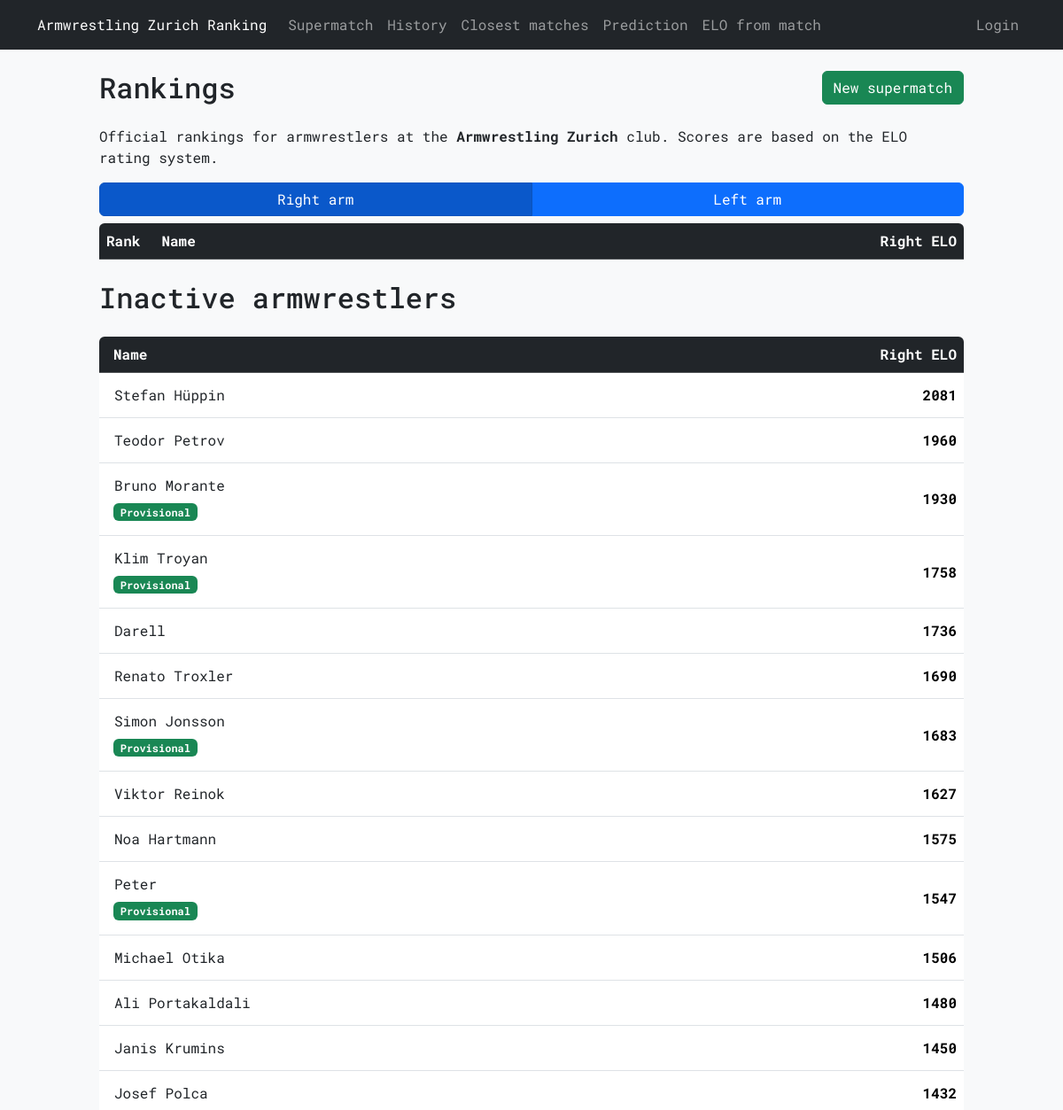
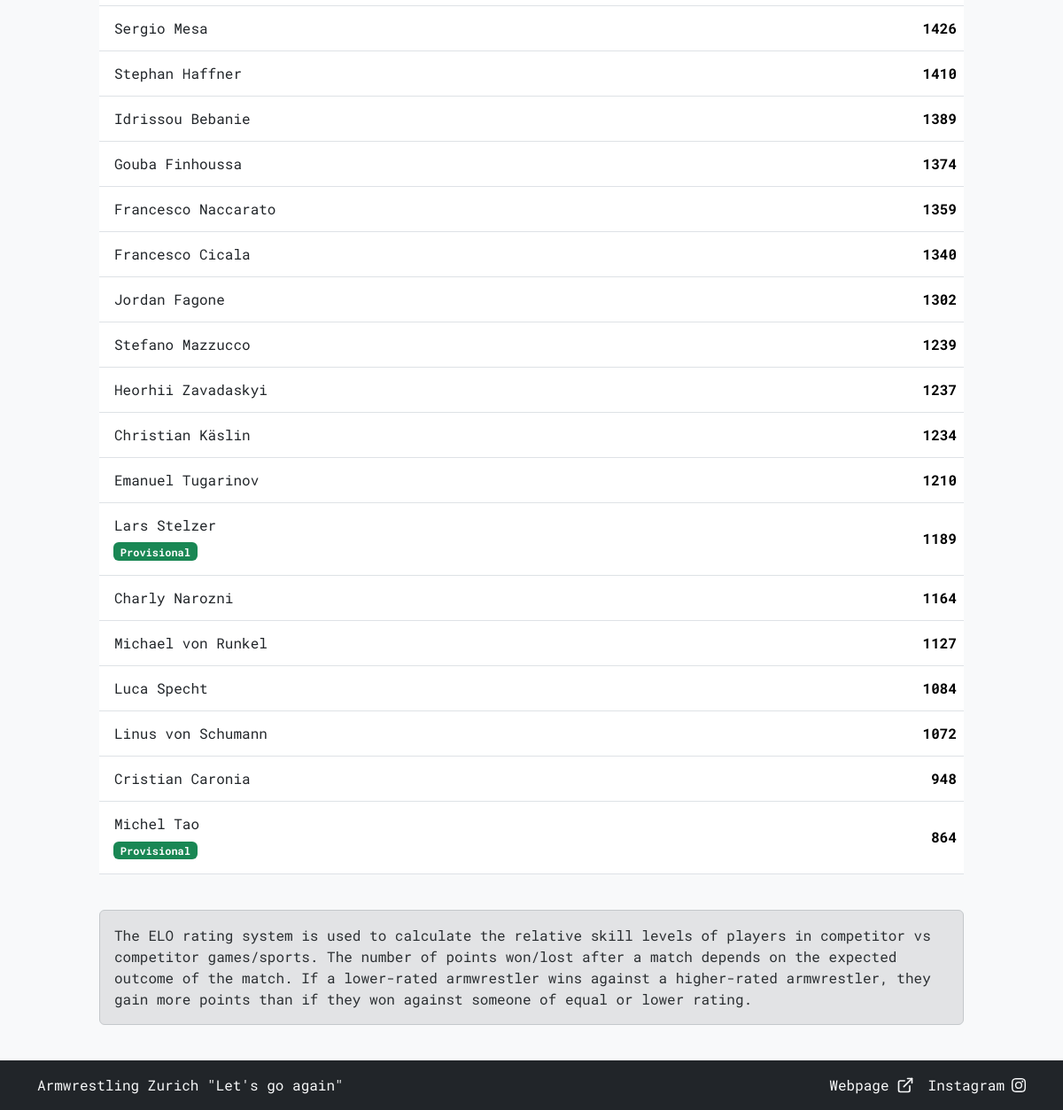
The page / on the database its author committed (2 pictures, top to bottom).
### tables this page shows
CREATE TABLE "armwrestlers" (
    id INTEGER PRIMARY KEY AUTOINCREMENT,
    name TEXT NOT NULL UNIQUE,
    right_elo INTEGER NOT NULL,
    left_elo INTEGER NOT NULL,
    right_rank INTEGER,
    left_rank INTEGER,
    added_by TEXT NOT NULL,
    active_until DATE NOT NULL,
    last_edited_by TEXT, hidden INTEGER NOT NULL DEFAULT 0,
    FOREIGN KEY (added_by) REFERENCES users(username)
);

CREATE TABLE "armwrestler_badges" (
    armwrestler_id INTEGER NOT NULL,
    badge_id INTEGER NOT NULL,
    arm TEXT NOT NULL CHECK (arm IN ('right', 'left')),
    assigned_date DATE NOT NULL DEFAULT CURRENT_TIMESTAMP,
    assigned_by TEXT,
    PRIMARY KEY (armwrestler_id, badge_id, arm),
    FOREIGN KEY (armwrestler_id) REFERENCES armwrestlers(id) ON DELETE CASCADE,
    FOREIGN KEY (badge_id) REFERENCES badges(id) ON DELETE CASCADE
);

CREATE TABLE "badges" (
    id INTEGER PRIMARY KEY AUTOINCREMENT,
    name TEXT NOT NULL UNIQUE,
    color TEXT NOT NULL
);

### armelo_app.py (the view)
@app.route("/")
@app.route("/<any(right, left):arm>")
def ranking(arm='right'):
    rank_column = 'right_rank' if arm == 'right' else 'left_rank'
    elo_column = 'right_elo' if arm == 'right' else 'left_elo'
    current_user = session.get('username', None)
    update_ranks()
    active_armwrestlers = db_execute('''
        SELECT {0}, id, name, {1} FROM armwrestlers
        WHERE active_until >= DATE('now') AND NOT hidden ORDER BY {0} ASC
    '''.format(rank_column, elo_column))
    inactive_armwrestlers = db_execute('''
        SELECT id, name, {0} FROM armwrestlers
        WHERE active_until < DATE('now') AND NOT hidden ORDER BY {1} DESC
    '''.format(elo_column, elo_column))
    badge_data = db_execute('''
        SELECT armwrestler_badges.armwrestler_id, badges.name, badges.color
        FROM armwrestler_badges
        JOIN badges ON armwrestler_badges.badge_id = badges.id
        WHERE armwrestler_badges.arm = ?
    ''', arm)
    armwrestler_badges_dict = {}
    for aw_id, bname, bcolor in badge_data:
        if aw_id not in armwrestler_badges_dict:
            armwrestler_badges_dict[aw_id] = []
        armwrestler_badges_dict[aw_id].append((bname, bcolor))
    template_data = {
        'active_armwrestlers': active_armwrestlers,
        'inactive_armwrestlers': inactive_armwrestlers,
        'current_user': current_user,
        'arm': arm,
        'armwrestler_badges_dict': armwrestler_badges_dict
    }
    if is_htmx():
        return render_template('ranking_partial.html', **template_data)
    return render_template('ranking.html', **template_data)

### armelo_app.py (called while the page is built)
@app.context_processor
def inject_user():
    username = session.get('username')
    return dict(username=username)

### config.py (called while the page is built)
def get_db():
    db = getattr(g, '_database', None)
    if db is None:
        db = g._database = sqlite3.connect(DATABASE)
    return db

def db_execute(query, *args):
    db = get_db()
    cur = db.cursor()
    try:
        cur.execute(query, args)
        if query.strip().upper().startswith(("SELECT", "WITH")):
            return cur.fetchall()
        db.commit()
    except sqlite3.Error:
        db.rollback()
        raise
    finally:
        cur.close()

### helpers.py (called while the page is built)
def is_htmx():
    return bool(request.headers.get('HX-Request')) and not request.headers.get('HX-History-Restore-Request')

### templates/ranking.html (shortened to what this page needs)
{% extends "layout.html" %}
{% block content %}
<div class="d-flex justify-content-between">
    <h2 class="mb-4">Rankings</h2>
    <form action="{{ url_for('supermatch') }}" method="POST">
        <button type="submit" class="btn btn-success">New supermatch</button>
    </form>
</div>
<p>Official rankings for armwrestlers at the <strong>Armwrestling Zurich</strong> club. Scores are based on the ELO rating system.</p>
<div id="rankings">
    {% include 'ranking_partial.html' %}
</div>
<div class="alert alert-secondary" role="alert">
    The ELO rating system is used to calculate the relative skill levels of players in competitor vs competitor games/sports.
    The number of points won/lost after a match depends on the expected outcome of the match.
    If a lower-rated armwrestler wins against a higher-rated armwrestler, they gain more points than if they won against someone of equal or lower rating.
</div>
{% endblock %}

### templates/layout.html (shortened to what this page needs)
<!doctype html>
<html lang="en">
    <head>
        <link href="https://cdn.jsdelivr.net/npm/bootstrap@5.3.8/dist/css/bootstrap.min.css" rel="stylesheet">
        <link href="/static/styles.css" rel="stylesheet">
    </head>
    <body class="bg-light">
        {% if username %}
        <nav class="navbar navbar-expand-xxl navbar-dark bg-dark">
        {% else %}
        <nav class="navbar navbar-expand-xl navbar-dark bg-dark">
        {% endif %}
            <div class="container">
                <a class="navbar-brand fs-6 hover-text" href="{{ url_for('ranking') }}">Armwrestling Zurich Ranking</a>
                <div class="collapse navbar-collapse" id="navbarNavAltMarkup">
                    <div class="navbar-nav">
                        <a class="nav-link text-nowrap" href="{{ url_for('supermatch') }}">Supermatch</a>
                        <a class="nav-link text-nowrap" href="{{ url_for('history') }}">History</a>
                        <a class="nav-link text-nowrap" href="{{ url_for('closest_matches') }}">Closest matches</a>
                        <a class="nav-link text-nowrap" href="{{ url_for('prediction') }}">Prediction</a>
                        <a class="nav-link text-nowrap" href="{{ url_for('elo_from_match') }}">ELO from match</a>
                    </div>
                    <div class="navbar-nav ms-auto">
                        {% if username %}
                        <a class="nav-link disabled text-nowrap">{{ username }}</a>
                        <a class="nav-link text-nowrap" href="{{ url_for('logout') }}">Logout</a>
                        {% else %}
                        <a class="nav-link text-nowrap" href="{{ url_for('login') }}">Login</a>
                        {% endif %}
                    </div>
                </div>
            </div>
        </nav>
        <div class="container my-4 col-lg-10">
            <div class="row justify-content-center">
                <div style="max-width: 1200px;">
                    {% block content %}{% endblock %}
                </div>
            </div>
        </div>
        <footer class="footer mt-auto py-3 bg-dark">
            <div class="container text-light">
                <div class="d-flex flex-column flex-md-row justify-content-between">
                    <a href="https://armwrestlingzurich.ch" target="_blank" class="mb-2 mb-md-0 text-decoration-none text-light d-flex align-items-center hover-text">
                        <div class="mb-2 mb-md-0">Armwrestling Zurich "Let's go again"</div>
                    </a>
                    <div class="d-flex flex-row">
                        <a href="https://armwrestlingzurich.ch" target="_blank" class="mb-1 mb-md-0 me-2 text-decoration-none text-light d-flex align-items-center hover-text">
                            <span class="mx-md-2 me-2">Webpage</span>
                            <svg xmlns="http://www.w3.org/2000/svg" width="20" height="20" viewBox="0 0 24 24" fill="none" stroke="currentColor" stroke-width="2" stroke-linecap="round" stroke-linejoin="round">
                                <path d="M15 3h6v6"/><path d="M10 14 21 3"/><path d="M18 13v6a2 2 0 0 1-2 2H5a2 2 0 0 1-2-2V8a2 2 0 0 1 2-2h6"/>
                            </svg>
                        </a>
                        <a href="https://www.instagram.com/armwrestlingzurich" target="_blank" class="mb-1 mb-md-0 text-decoration-none text-light d-flex align-items-center hover-text">
                            <span class="mx-md-2 me-2">Instagram</span>
                        </a>
                    </div>
                </div>
            </div>
        </footer>
    </body>
</html>

### templates/ranking_partial.html (shortened to what this page needs)
<div class="btn-group btn-group-toggle mb-2 w-100" data-toggle="buttons">
    <a href="{{ url_for('ranking', arm='right') }}"
       class="btn btn-primary w-50 {{ 'active' if arm == 'right' else '' }}"
       role="button"
       hx-get="{{ url_for('ranking', arm='right') }}"
       hx-target="#rankings"
       hx-swap="innerMorph"
       aria-pressed="{{ 'true' if arm == 'right' else 'false' }}">Right arm</a>
    <a href="{{ url_for('ranking', arm='left') }}"
       class="btn btn-primary w-50 {{ 'active' if arm == 'left' else '' }}"
       role="button"
       hx-get="{{ url_for('ranking', arm='left') }}"
       hx-target="#rankings"
       hx-swap="innerMorph"
       aria-pressed="{{ 'true' if arm == 'left' else 'false' }}">Left arm</a>
</div>
<div class="table-responsive rounded mb-2">
    <table class="table table-hover">
        <thead class="table-dark">
            <tr>
                <th>Rank</th>
                <th class="ps-3 w-100">Name</th>
                <th class="text-end text-nowrap">{{ "Right ELO" if arm == 'right' else "Left ELO" }}</th>
            </tr>
        </thead>
    </table>
</div>
<h2 class="mb-4">Inactive armwrestlers</h2>
<div class="table-responsive rounded mb-4">
    <table class="table table-hover">
        <thead class="table-dark">
            <tr>
                <th class="ps-3 w-100">Name</th>
                <th class="text-end text-nowrap">{{ "Right ELO" if arm == 'right' else "Left ELO" }}</th>
            </tr>
        </thead>
        <tbody>
            {% for armwrestler in inactive_armwrestlers %}
            <tr>
                <td class="align-middle w-100">
                    <a href="{{ url_for('view_member', id=armwrestler[0], arm=arm) }}" class="btn btn-generic text-start px-2 py-1 m-0">
                        {{ armwrestler[1] }}
                    </a>
                    {% if armwrestler[0] in armwrestler_badges_dict %}
                        <div>
                        {% for bname, bcolor in armwrestler_badges_dict[armwrestler[0]] %}
                            <span class="badge ms-2 mb-2 {{ bcolor }}">{{ bname }}</span>
                        {% endfor %}
                        </div>
                    {% endif %}
                </td>
                <td class="align-middle text-end"><strong>{{ armwrestler[2] }}</strong></td>
            </tr>
            {% endfor %}
        </tbody>
    </table>
</div>

### static/styles.css (style rules this page uses)
* { font-family: 'Roboto Mono', monospace; }
html, body { height: 100%; scrollbar-width: none; -ms-overflow-style: none; }
body { display: flex; flex-direction: column; }
.hover-text { transition: opacity 0.15s ease; }
.btn-generic { --bs-btn-bg: transparent; --bs-btn-border-color: transparent; --bs-btn-hover-bg: transparent; --bs-btn-hover-border-color: var(--bs-secondary); --bs-btn-active-border-color: var(--bs-secondary); --bs-btn-active-bg: transparent; }

### rows shown on the page
armwrestlers: name "Stefan Hüppin", right_elo "2081"
armwrestlers: name "Teodor Petrov", right_elo "1960"
armwrestlers: name "Bruno Morante", right_elo "1930"
armwrestler_badges: name "Provisional"
armwrestlers: name "Klim Troyan", right_elo "1758"
armwrestler_badges: name "Provisional"
armwrestlers: name "Darell", right_elo "1736"
armwrestlers: name "Renato Troxler", right_elo "1690"
armwrestlers: name "Simon Jonsson", right_elo "1683"
armwrestler_badges: name "Provisional"
armwrestlers: name "Viktor Reinok", right_elo "1627"
armwrestlers: name "Noa Hartmann", right_elo "1575"
armwrestlers: name "Peter", right_elo "1547"
armwrestler_badges: name "Provisional"
armwrestlers: name "Michael Otika", right_elo "1506"
armwrestlers: name "Ali Portakaldali", right_elo "1480"
armwrestlers: name "Janis Krumins", right_elo "1450"
armwrestlers: name "Josef Polca", right_elo "1432"
armwrestlers: name "Sergio Mesa", right_elo "1426"
armwrestlers: name "Stephan Haffner", right_elo "1410"
armwrestlers: name "Idrissou Bebanie", right_elo "1389"
armwrestlers: name "Gouba Finhoussa", right_elo "1374"
armwrestlers: name "Francesco Naccarato", right_elo "1359"
armwrestlers: name "Francesco Cicala", right_elo "1340"
armwrestlers: name "Jordan Fagone", right_elo "1302"
armwrestlers: name "Stefano Mazzucco", right_elo "1239"
armwrestlers: name "Heorhii Zavadaskyi", right_elo "1237"
armwrestlers: name "Christian Käslin", right_elo "1234"
armwrestlers: name "Emanuel Tugarinov", right_elo "1210"
armwrestlers: name "Lars Stelzer", right_elo "1189"
armwrestler_badges: name "Provisional"
armwrestlers: name "Charly Narozni", right_elo "1164"
armwrestlers: name "Michael von Runkel", right_elo "1127"
armwrestlers: name "Luca Specht", right_elo "1084"
armwrestlers: name "Linus von Schumann", right_elo "1072"
armwrestlers: name "Cristian Caronia", right_elo "948"
armwrestlers: name "Michel Tao", right_elo "864"
armwrestler_badges: name "Provisional"

### other values the page prints
{{ "Right ELO" if arm == 'right' else "Left ELO" }} "Right ELO"
